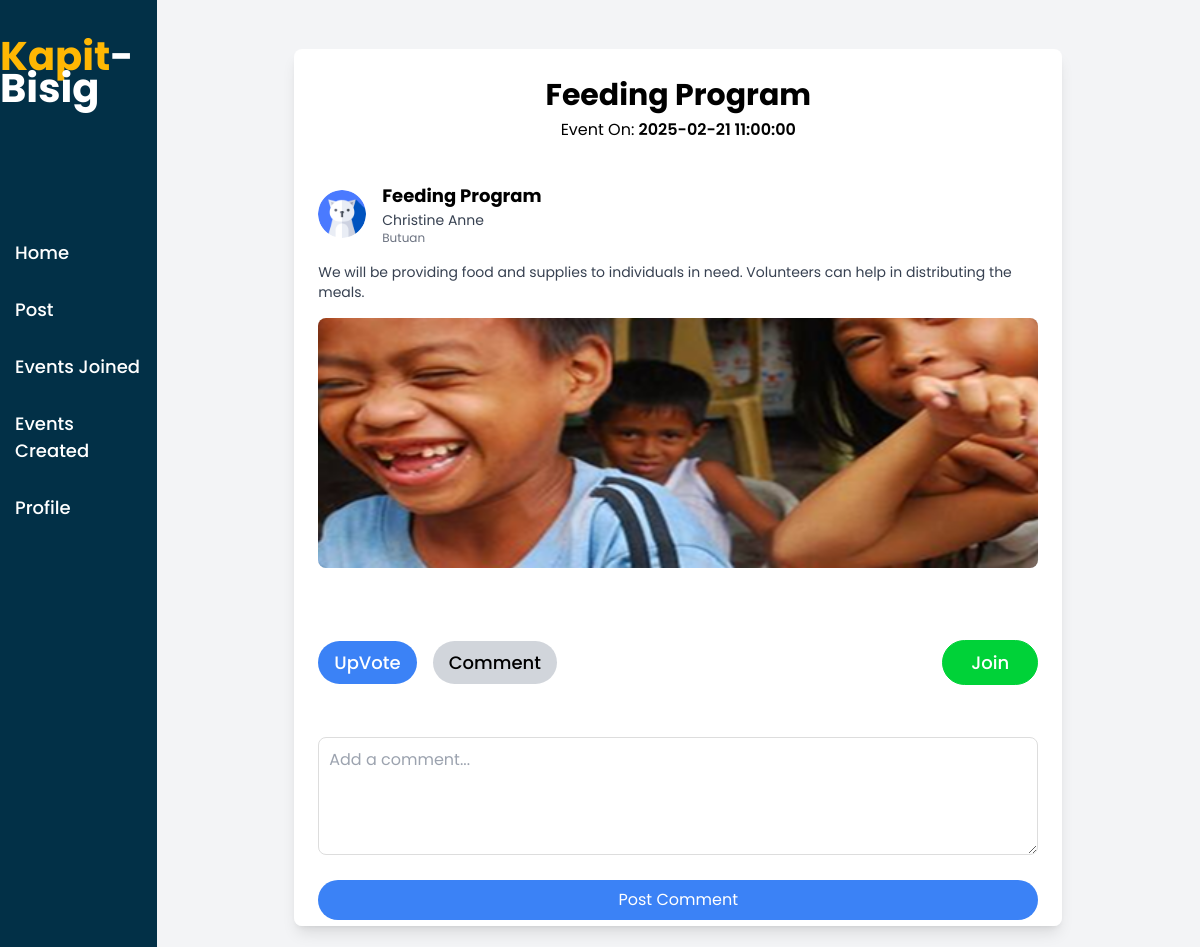
Screenshot of /viewpost/4 with the database file from the repository.
### tables this page shows
CREATE TABLE Post (
    id INTEGER PRIMARY KEY AUTOINCREMENT,
    user_id INTEGER NOT NULL,
    title VARCHAR NOT NULL,
    content TEXT NOT NULL,
    category TEXT NOT NULL,
    type TEXT NOT NULL,
    event_date DATETIME,
    status TEXT,
    approved_by INTEGER,
    created_at DATETIME DEFAULT CURRENT_TIMESTAMP, location varchar(30), picture varchar(30),
    FOREIGN KEY (user_id) REFERENCES User(id),
    FOREIGN KEY (approved_by) REFERENCES User(id)
);

CREATE TABLE user(
id integer primary key autoincrement,
name varchar(30),
email varchar(30) unique,
password varchar(30),
role varchar(30)
, profileicon varchar(30));

### app/routes.py (the view)
@main.route('/viewpost/<id>')
def viewpost(id):
    global volunteer
    post = db.find_record_with_user('Post', id=id)
    volunteers = db.getall_records('Post_Participation')
    if not post:
        return "Post not found", 404
    if isinstance(post, list) and len(post) > 0:
        post = post[0]
    return render_template('viewpost.html', post=post, volunteers=volunteers)

### app/databasehelper/dbhelper.py (called while the page is built)
    def getdb_connection(self):
        connection = connect(self.database)
        connection.row_factory = Row  # Ensures results are returned as dictionaries
        return connection

    def getprocess(self, sql: str, params=()):
        connection = self.getdb_connection()
        cursor = connection.cursor()
        cursor.execute(sql, params)
        data = cursor.fetchall()
        cursor.close()
        connection.close()
        return data

    def getall_records(self, table: str) -> list:
        query = f"SELECT * FROM {table}"
        return self.getprocess(query)

    def find_record_with_user(self, table: str, id: int):
        query = f'''
            SELECT p.id, p.title, p.content,
                p.category, p.type, p.event_date, p.status,
                p.created_at, p.location, p.picture,u.id as user_id,
                u.name, u.email, u.profileicon
            FROM {table} p
            JOIN user u ON p.user_id = u.id
            WHERE p.id = ?
        '''
        print(f"Executing query: {query} with id={id}")
        return self.getprocess(query, (id,))

### app/routes.py (called while the page is built)
@main.after_request
def after_request(response):
    response.headers['Cache-Control'] = 'no-cache,no-store,must-revalidate'
    return response

### app/templates/user/viewpost.html
{% extends 'dashboardtemplate.html' %}
{% block content %}
<div class="w-full h-screen flex justify-center items-center bg-gray-100">
    <form class="w-[90%] max-w-3xl h-[90vh] flex flex-col gap-4 bg-white p-6 shadow-lg rounded-lg overflow-y-auto">
        <div id="top" class="flex flex-col items-center justify-center mb-6">
            <h1 class="text-[30px] font-bold">{{ post.title }}</h1>
            <h3>Event On: <span class="font-semibold">{{ post.event_date }}</span></h3>
        </div>
        <div id="mid" class="mb-6">
            <div id="pfpname" class="flex items-center gap-4 mb-4">
                <div id="profile-pic" class="w-12 h-12 rounded-full overflow-hidden">
                    <img class="w-full h-full object-cover" src="{{ url_for('static', filename='Images/' + post.profileicon) }}" alt="Profile Icon">
                </div>
                <div id="user-info">
                    <p id="program-name" class="font-bold text-lg">{{ post.title }}</p>
                    <p id="user-name" class="text-sm text-gray-700">{{ post.name }}</p>
                    <p id="user-address" class="text-xs text-gray-500">{{ post.location }}</p>
                </div>
            </div>
            <div id="message" class="flex flex-col mb-4">
                <p class="text-sm text-gray-700">
                    {{ post.content }}
                </p>
                <div class="w-full flex justify-center mt-4">
                    <img class="max-w-full h-[250px] object-cover rounded-lg" src="{{ url_for('static', filename='Images/' + post.picture) }}" alt="Event Image">
                </div>
            </div>
        </div>
        <div id="bot" class="flex items-center justify-between mt-auto bg-white py-4 sticky bottom-0">
            <div id="vote" class="flex gap-4 items-center">
                <a href="#" class="bg-blue-500 text-white py-2 px-4 rounded-full hover:bg-blue-600 transition">UpVote</a>
                <a href="#" class="bg-gray-300 text-black py-2 px-4 rounded-full hover:bg-gray-400 transition">Comment</a>
            </div>
            <a href="{{ url_for('main.join', id=post.id,user_id=post.user_id) }}" class="bg-[#00d238] border border-[#00d238] text-white px-7 py-2 rounded-full hover:bg-[#00a123] transition inline-block">
                Join
            </a>
        </div>
        <div id="comment-section" class="mt-6">
            <textarea id="comment-input" placeholder="Add a comment..." rows="4" class="w-full p-2 border rounded"></textarea>
            <button class="bg-blue-500 text-white py-2 px-4 rounded-full w-full mt-2 hover:bg-blue-600 transition">Post Comment</button>
        </div>
    </form>
</div>
{% endblock %}

### app/templates/user/dashboardtemplate.html (style rules this page uses)
* { font-family: 'Poppins'; }
a { text-decoration: none; font-size: 18px; font-weight: 500; padding-top: 15px; color: #ffff; padding-bottom: 10px; display: flex; border-radius: 8px; padding: 15px; }
#comment-section { margin-top: 20px; }
#comment-input { border: 1px solid #ddd; padding: 10px; width: 100%; border-radius: 8px; margin-bottom: 10px; }

### rows the page displays
Post: title "Feeding Program", event_date "2025-02-21 11:00:00", location "Butuan", content "We will be providing food and supplies to individuals in need. Volunteers can help in distributing the meals.", picture (picture)
user: profileicon (picture), name "Christine Anne"
